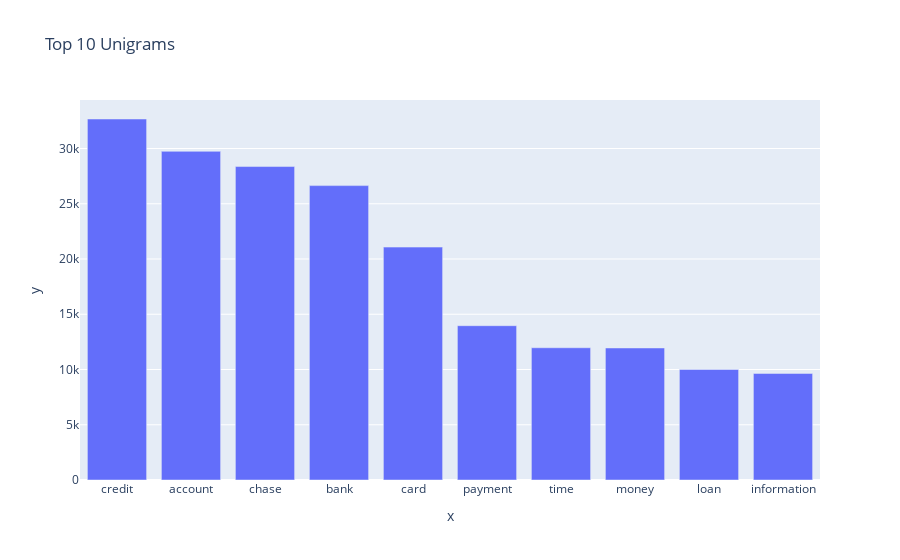

This figure's notebook cell:
### Code cell
#Print the top 10 words in the unigram frequency
unigram = get_top_n_words(df_clean['Complaint_clean'], 1,10)
for word, freq in unigram:
    print(word, freq)
px.bar(x=[word for word, freq in unigram], y=[freq for word, freq in unigram], title='Top 10 Unigrams')

### Figure 1 — Plotly figure (JSON) as saved in the notebook; plotly's stock layout.template omitted (floating-point values rounded to 4 significant figures)
{"data": [{"alignmentgroup": "True", "hovertemplate": "x=%{x}<br>y=%{y}<extra></extra>", "legendgroup": "", "marker": {"color": "#636efa", "pattern": {"shape": ""}}, "name": "", "offsetgroup": "", "orientation": "v", "showlegend": false, "textposition": "auto", "type": "bar", "x": ["credit", "account", "chase", "bank", "card", "payment", "time", "money", "loan", "information"], "xaxis": "x", "y": [32671, 29744, 28367, 26643, 21078, 13964, 11968, 11949, 10005, 9644], "yaxis": "y"}], "layout": {"barmode": "relative", "legend": {"tracegroupgap": 0}, "title": {"text": "Top 10 Unigrams"}, "xaxis": {"anchor": "y", "domain": [0, 1], "title": {"text": "x"}}, "yaxis": {"anchor": "x", "domain": [0, 1], "title": {"text": "y"}}}}
